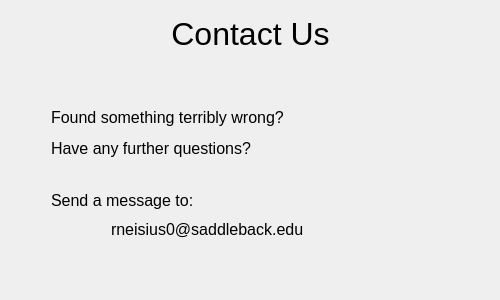
<?xml version="1.0" encoding="UTF-8"?>
<ui version="4.0">
 <class>ContactUsWindow</class>
 <widget class="QDialog" name="ContactUsWindow">
  <property name="geometry">
   <rect>
    <x>0</x>
    <y>0</y>
    <width>500</width>
    <height>300</height>
   </rect>
  </property>
  <property name="minimumSize">
   <size>
    <width>360</width>
    <height>210</height>
   </size>
  </property>
  <property name="windowTitle">
   <string>Contact Us - NFL Database</string>
  </property>
  <layout class="QVBoxLayout" name="verticalLayout">
   <item>
    <spacer name="verticalSpacer">
     <property name="orientation">
      <enum>Qt::Vertical</enum>
     </property>
     <property name="sizeType">
      <enum>QSizePolicy::Maximum</enum>
     </property>
     <property name="sizeHint" stdset="0">
      <size>
       <width>20</width>
       <height>5</height>
      </size>
     </property>
    </spacer>
   </item>
   <item>
    <layout class="QHBoxLayout" name="horizontalLayout">
     <item>
      <spacer name="horizontalSpacer">
       <property name="orientation">
        <enum>Qt::Horizontal</enum>
       </property>
       <property name="sizeHint" stdset="0">
        <size>
         <width>40</width>
         <height>20</height>
        </size>
       </property>
      </spacer>
     </item>
     <item>
      <widget class="QLabel" name="label">
       <property name="font">
        <font>
         <pointsize>24</pointsize>
        </font>
       </property>
       <property name="text">
        <string>Contact Us</string>
       </property>
       <property name="alignment">
        <set>Qt::AlignCenter</set>
       </property>
      </widget>
     </item>
     <item>
      <spacer name="horizontalSpacer_2">
       <property name="orientation">
        <enum>Qt::Horizontal</enum>
       </property>
       <property name="sizeHint" stdset="0">
        <size>
         <width>40</width>
         <height>20</height>
        </size>
       </property>
      </spacer>
     </item>
    </layout>
   </item>
   <item>
    <spacer name="verticalSpacer_2">
     <property name="orientation">
      <enum>Qt::Vertical</enum>
     </property>
     <property name="sizeHint" stdset="0">
      <size>
       <width>20</width>
       <height>25</height>
      </size>
     </property>
    </spacer>
   </item>
   <item>
    <layout class="QHBoxLayout" name="horizontalLayout_2">
     <item>
      <spacer name="horizontalSpacer_3">
       <property name="orientation">
        <enum>Qt::Horizontal</enum>
       </property>
       <property name="sizeType">
        <enum>QSizePolicy::Maximum</enum>
       </property>
       <property name="sizeHint" stdset="0">
        <size>
         <width>40</width>
         <height>20</height>
        </size>
       </property>
      </spacer>
     </item>
     <item>
      <widget class="QLabel" name="label_2">
       <property name="font">
        <font>
         <pointsize>12</pointsize>
        </font>
       </property>
       <property name="text">
        <string>Found something terribly wrong?</string>
       </property>
      </widget>
     </item>
     <item>
      <spacer name="horizontalSpacer_4">
       <property name="orientation">
        <enum>Qt::Horizontal</enum>
       </property>
       <property name="sizeHint" stdset="0">
        <size>
         <width>40</width>
         <height>20</height>
        </size>
       </property>
      </spacer>
     </item>
    </layout>
   </item>
   <item>
    <spacer name="verticalSpacer_3">
     <property name="orientation">
      <enum>Qt::Vertical</enum>
     </property>
     <property name="sizeType">
      <enum>QSizePolicy::Maximum</enum>
     </property>
     <property name="sizeHint" stdset="0">
      <size>
       <width>20</width>
       <height>5</height>
      </size>
     </property>
    </spacer>
   </item>
   <item>
    <layout class="QHBoxLayout" name="horizontalLayout_3">
     <item>
      <spacer name="horizontalSpacer_5">
       <property name="orientation">
        <enum>Qt::Horizontal</enum>
       </property>
       <property name="sizeType">
        <enum>QSizePolicy::Maximum</enum>
       </property>
       <property name="sizeHint" stdset="0">
        <size>
         <width>40</width>
         <height>20</height>
        </size>
       </property>
      </spacer>
     </item>
     <item>
      <widget class="QLabel" name="label_3">
       <property name="font">
        <font>
         <pointsize>12</pointsize>
        </font>
       </property>
       <property name="text">
        <string>Have any further questions?</string>
       </property>
      </widget>
     </item>
     <item>
      <spacer name="horizontalSpacer_6">
       <property name="orientation">
        <enum>Qt::Horizontal</enum>
       </property>
       <property name="sizeHint" stdset="0">
        <size>
         <width>40</width>
         <height>20</height>
        </size>
       </property>
      </spacer>
     </item>
    </layout>
   </item>
   <item>
    <spacer name="verticalSpacer_4">
     <property name="orientation">
      <enum>Qt::Vertical</enum>
     </property>
     <property name="sizeType">
      <enum>QSizePolicy::Maximum</enum>
     </property>
     <property name="sizeHint" stdset="0">
      <size>
       <width>20</width>
       <height>26</height>
      </size>
     </property>
    </spacer>
   </item>
   <item>
    <layout class="QHBoxLayout" name="horizontalLayout_4">
     <item>
      <spacer name="horizontalSpacer_7">
       <property name="orientation">
        <enum>Qt::Horizontal</enum>
       </property>
       <property name="sizeType">
        <enum>QSizePolicy::Maximum</enum>
       </property>
       <property name="sizeHint" stdset="0">
        <size>
         <width>40</width>
         <height>20</height>
        </size>
       </property>
      </spacer>
     </item>
     <item>
      <widget class="QLabel" name="label_4">
       <property name="font">
        <font>
         <pointsize>12</pointsize>
        </font>
       </property>
       <property name="text">
        <string>Send a message to:</string>
       </property>
      </widget>
     </item>
     <item>
      <spacer name="horizontalSpacer_8">
       <property name="orientation">
        <enum>Qt::Horizontal</enum>
       </property>
       <property name="sizeHint" stdset="0">
        <size>
         <width>40</width>
         <height>20</height>
        </size>
       </property>
      </spacer>
     </item>
    </layout>
   </item>
   <item>
    <spacer name="verticalSpacer_5">
     <property name="orientation">
      <enum>Qt::Vertical</enum>
     </property>
     <property name="sizeType">
      <enum>QSizePolicy::Maximum</enum>
     </property>
     <property name="sizeHint" stdset="0">
      <size>
       <width>20</width>
       <height>4</height>
      </size>
     </property>
    </spacer>
   </item>
   <item>
    <layout class="QHBoxLayout" name="horizontalLayout_5">
     <item>
      <spacer name="horizontalSpacer_9">
       <property name="orientation">
        <enum>Qt::Horizontal</enum>
       </property>
       <property name="sizeType">
        <enum>QSizePolicy::Maximum</enum>
       </property>
       <property name="sizeHint" stdset="0">
        <size>
         <width>100</width>
         <height>20</height>
        </size>
       </property>
      </spacer>
     </item>
     <item>
      <widget class="QLabel" name="label_5">
       <property name="font">
        <font>
         <pointsize>12</pointsize>
        </font>
       </property>
       <property name="text">
        <string>&lt;a href=&quot;mailto:rneisius0@saddleback.edu?subject=User Help&amp;body=I need help with the NFL Database application.&quot;&gt;rneisius0@saddleback.edu&lt;/a&gt;</string>
       </property>
       <property name="openExternalLinks">
        <bool>true</bool>
       </property>
      </widget>
     </item>
     <item>
      <spacer name="horizontalSpacer_10">
       <property name="orientation">
        <enum>Qt::Horizontal</enum>
       </property>
       <property name="sizeHint" stdset="0">
        <size>
         <width>40</width>
         <height>20</height>
        </size>
       </property>
      </spacer>
     </item>
    </layout>
   </item>
   <item>
    <spacer name="verticalSpacer_6">
     <property name="orientation">
      <enum>Qt::Vertical</enum>
     </property>
     <property name="sizeHint" stdset="0">
      <size>
       <width>20</width>
       <height>25</height>
      </size>
     </property>
    </spacer>
   </item>
  </layout>
 </widget>
 <resources/>
 <connections/>
</ui>
